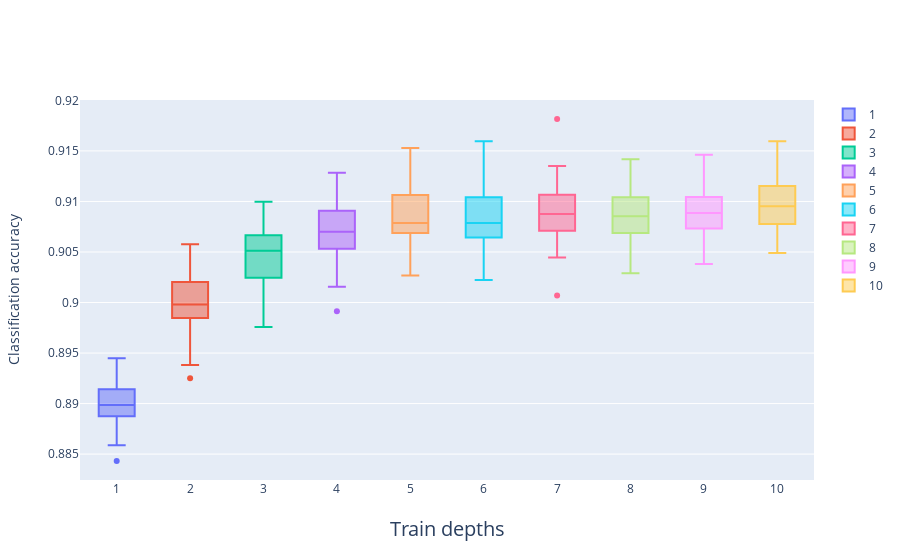

Write notebook code for a chart like this one.
### Code cell
# Initiate graph objects
fig1 = go.Figure()
for col in range(len(results)):
    # Adding subplots
    fig1.add_trace(go.Box(y=results[col], name=str(names[col])))

# Update xlabels and ylabels
fig1.update_xaxes(title_text = "Train depths",title_font = {"size": 20},title_standoff = 25)
fig1.update_yaxes(title_text = "Classification accuracy",title_standoff = 25)
fig1.show()
